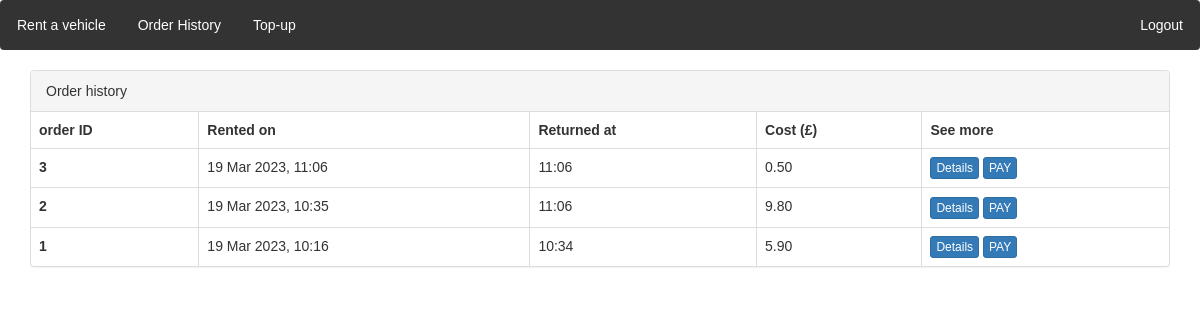
The app's page /order_history/ (signed in), older data.
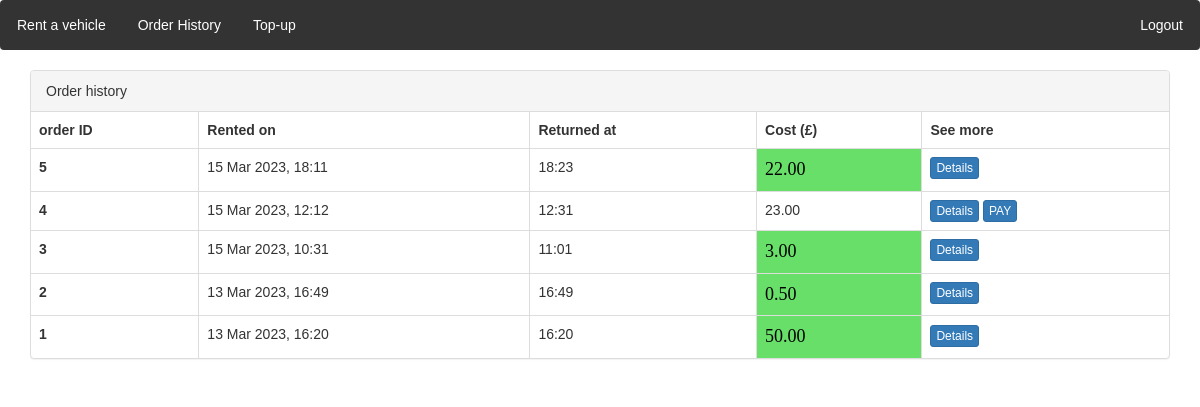
The same page, newer data.
### locations/models.py (models this page shows)
class Order(models.Model):
    customer = models.ForeignKey(CustomUser, on_delete=models.CASCADE)
    vehicle = models.ForeignKey(Vehicle, on_delete=models.CASCADE)
    initial_time = models.DateTimeField(auto_now_add=True)
    cost = models.DecimalField(max_digits=6, decimal_places=2, null = True, default=None)
    final_time = models.DateTimeField(null = True)
    initial_location = models.ForeignKey(Location, on_delete=models.CASCADE, null=False, related_name='start')
    final_location = models.ForeignKey(Location, on_delete=models.CASCADE, null=True, related_name='end')
    is_paid = models.BooleanField(default=False)

### locations/views.py (the view)
# urls.py: path('order_history/', views.order_history,name='order_history'),
def order_history(request):
    if request.user is None or not request.user.is_authenticated:
        return redirect("/accounts/login")
    username = request.user.username
    logged_customer = CustomUser.objects.get(user=User.objects.get(username=username))
    queryset = models.Order.objects.filter(customer=logged_customer).order_by('id').reverse()
    return render(request, 'locations/order_history.html', {'queryset': queryset})

### locations/context_processors.py (called while the page is built)
def message_processor(request):
    if not request.user.username:
         return {
        'unreturned' : None
    }
    username = request.user.username
    logged_user  = CustomUser.objects.get(user = User.objects.get(username = username))
    unreturned_order = Order.objects.filter(customer = logged_user, final_time = None).first()
    return {
        'unreturned' : unreturned_order
    }

### templates/locations/order_history.html (shortened to what this page needs)
{% extends "locations/base.html" %}
{% load static %}
{% block extrahead %}
<link rel="stylesheet" type="text/css" href="{% static 'css/order.css' %}">
{% endblock %}
{% block content %}
  <div class="container">
    <div class="panel panel-default">
      <div class="panel-heading"> Order history</div>
      <table class="table table-bordered">
        <thead>
          <tr>
            <th>order ID</th>
            <th> Rented on</th>
            <th> Returned at</th>
            <th> Cost (£) </th>
            <th> See more</th>
          </tr>
        </thead>
        <tbody>
        {% for obj in queryset %}
          <tr>
            <th>{{obj.id}}</th>
            <td>{{ obj.initial_time|date:"d M Y, H:i" }}</td>
            <td>{{ obj.final_time|date:"H:i" }}</td>
            {% if obj.is_paid %}
            <td class="cost"> {{ obj.cost}} </td>
            {% elif obj.cost != None %}
            <td> {{ obj.cost}} </td>
            {% else %}
            <td>  </td>
            {% endif %}
            <td>
              {% if obj.final_time != None%}
              <a class="btn btn-primary btn-xs" href="{% url 'locations:order_detail' nid=obj.id %}"> Details</a>
              {% else%}
              The orer must be terminated to see its details.
              {% endif %}
              {% if obj.is_paid %}
              {% else %}
              {% if obj.cost != None %}
              <a class="btn btn-primary btn-xs" href="{% url 'locations:order_payment' nid=obj.id %}"> PAY </a>
              {% endif %}
              {% endif %}
            </td>
          </tr>
        {% endfor %}
        </tbody>
      </table>
    </div>
  </div>
{% endblock %}

Row changes from the older to the newer data that the page shows:
added Order: id "5", initial_time "15 Mar 2023, 18:11", final_time "18:23", cost "22.00", shows "Details"
added Order: id "4", initial_time "15 Mar 2023, 12:12", final_time "12:31", cost "23.00", shows "Details", is_paid "PAY"
changed Order id 3: initial_time "19 Mar 2023, 11:06" → "15 Mar 2023, 10:31"; final_time "11:06" → "11:01"; is_paid False → True (drawn); cost "0.50" → "3.00"
changed Order id 2: initial_time "19 Mar 2023, 10:35" → "13 Mar 2023, 16:49"; final_time "11:06" → "16:49"; is_paid False → True (drawn); cost "9.80" → "0.50"
changed Order id 1: initial_time "19 Mar 2023, 10:16" → "13 Mar 2023, 16:20"; final_time "10:34" → "16:20"; is_paid False → True (drawn); cost "5.90" → "50.00"
